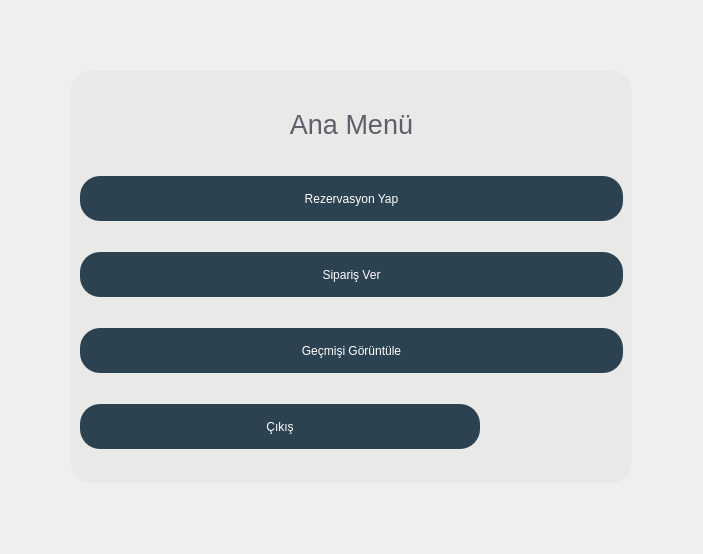
<?xml version="1.0" encoding="UTF-8"?>
<ui version="4.0">
 <class>CustomerMainMenu</class>
 <widget class="QWidget" name="CustomerMainMenu">
  <property name="geometry">
   <rect>
    <x>0</x>
    <y>0</y>
    <width>703</width>
    <height>554</height>
   </rect>
  </property>
  <property name="windowTitle">
   <string>Form</string>
  </property>
  <property name="styleSheet">
   <string notr="true">QFrame#frame{
	margin: 60px;
	border-radius: 20px;
	background-color: rgba(225, 228, 221, 120);
}

QLineEdit{
	min-height: 45px;
	border-radius: 20px;
	background-color: #FFFFFF;
	padding-left: 20px;
	color: rgb(140, 140, 140);
}

QLineEdit:hover{
	border: 2px solid rgb(139, 142, 139);
}

QPushButton{
	min-height: 45px;
	border-radius: 20px;
	background-color: rgb(44, 66, 81);
	color: #FFFFFF;
}

QPushButton:hover{
	border: 2px solid rgb(255, 255, 255);
}

QCheckBox{
	font-size: 10px;
	color: #FFFFFF;
}

QLabel{
	color: rgb(95, 94, 108);
}


</string>
  </property>
  <layout class="QGridLayout" name="gridLayout">
   <item row="0" column="0">
    <widget class="QFrame" name="frame">
     <property name="layoutDirection">
      <enum>Qt::LeftToRight</enum>
     </property>
     <property name="styleSheet">
      <string notr="true">QFrame#frame{
	margin: 60px;
	border-radius: 20px;
	background-color: rgba(225, 228, 221, 120);
}

QLineEdit{
	min-height: 45px;
	border-radius: 20px;
	background-color: #FFFFFF;
	padding-left: 20px;
	color: rgb(140, 140, 140);
}

QLineEdit:hover{
	border: 2px solid rgb(139, 142, 139);
}

QPushButton{
	min-height: 45px;
	border-radius: 20px;
	background-color: rgb(44, 66, 81);
	color: #FFFFFF;
}

QPushButton:hover{
	border: 2px solid rgb(255, 255, 255);
}

QCheckBox{
	font-size: 10px;
	color: #FFFFFF;
}

QLabel{
	color: rgb(95, 94, 108);
}


</string>
     </property>
     <property name="frameShape">
      <enum>QFrame::NoFrame</enum>
     </property>
     <property name="frameShadow">
      <enum>QFrame::Raised</enum>
     </property>
     <layout class="QVBoxLayout" name="verticalLayout">
      <item>
       <widget class="QLabel" name="label_2">
        <property name="maximumSize">
         <size>
          <width>16777215</width>
          <height>40</height>
         </size>
        </property>
        <property name="text">
         <string>&lt;html&gt;&lt;head/&gt;&lt;body&gt;&lt;p&gt;&lt;span style=&quot; font-size:20pt;&quot;&gt;Ana Menü&lt;/span&gt;&lt;/p&gt;&lt;/body&gt;&lt;/html&gt;</string>
        </property>
        <property name="alignment">
         <set>Qt::AlignCenter</set>
        </property>
       </widget>
      </item>
      <item>
       <widget class="QPushButton" name="button1">
        <property name="text">
         <string>Rezervasyon Yap</string>
        </property>
       </widget>
      </item>
      <item>
       <widget class="QPushButton" name="button2">
        <property name="text">
         <string>Sipariş Ver</string>
        </property>
       </widget>
      </item>
      <item>
       <widget class="QPushButton" name="button3">
        <property name="text">
         <string>Geçmişi Görüntüle</string>
        </property>
       </widget>
      </item>
      <item>
       <widget class="QPushButton" name="button4">
        <property name="maximumSize">
         <size>
          <width>400</width>
          <height>16777215</height>
         </size>
        </property>
        <property name="text">
         <string>Çıkış</string>
        </property>
       </widget>
      </item>
     </layout>
    </widget>
   </item>
  </layout>
 </widget>
 <resources/>
 <connections/>
</ui>
